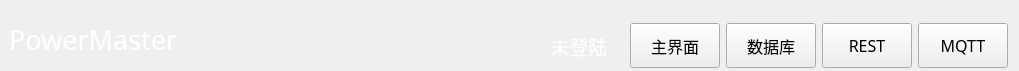
<?xml version="1.0" encoding="UTF-8"?>
<ui version="4.0">
 <class>NavBarWid</class>
 <widget class="QWidget" name="NavBarWid">
  <property name="geometry">
   <rect>
    <x>0</x>
    <y>0</y>
    <width>1019</width>
    <height>71</height>
   </rect>
  </property>
  <property name="windowTitle">
   <string>Form</string>
  </property>
  <layout class="QGridLayout" name="gridLayout">
   <property name="leftMargin">
    <number>9</number>
   </property>
   <property name="topMargin">
    <number>21</number>
   </property>
   <property name="bottomMargin">
    <number>0</number>
   </property>
   <item row="0" column="0">
    <widget class="QLabel" name="label">
     <property name="minimumSize">
      <size>
       <width>0</width>
       <height>50</height>
      </size>
     </property>
     <property name="font">
      <font>
       <family>微软雅黑</family>
       <pointsize>20</pointsize>
      </font>
     </property>
     <property name="styleSheet">
      <string notr="true">color: rgb(255, 255, 255);</string>
     </property>
     <property name="text">
      <string>PowerMaster</string>
     </property>
     <property name="alignment">
      <set>Qt::AlignLeading|Qt::AlignLeft|Qt::AlignTop</set>
     </property>
    </widget>
   </item>
   <item row="0" column="2">
    <widget class="QLabel" name="userLab">
     <property name="minimumSize">
      <size>
       <width>90</width>
       <height>0</height>
      </size>
     </property>
     <property name="font">
      <font>
       <family>微软雅黑</family>
       <pointsize>14</pointsize>
      </font>
     </property>
     <property name="contextMenuPolicy">
      <enum>Qt::PreventContextMenu</enum>
     </property>
     <property name="styleSheet">
      <string notr="true">color: rgb(255, 255, 255);</string>
     </property>
     <property name="text">
      <string>未登陆</string>
     </property>
     <property name="alignment">
      <set>Qt::AlignCenter</set>
     </property>
    </widget>
   </item>
   <item row="0" column="1">
    <spacer name="horizontalSpacer">
     <property name="orientation">
      <enum>Qt::Horizontal</enum>
     </property>
     <property name="sizeHint" stdset="0">
      <size>
       <width>52</width>
       <height>20</height>
      </size>
     </property>
    </spacer>
   </item>
   <item row="0" column="6">
    <widget class="QPushButton" name="loginBtn">
     <property name="minimumSize">
      <size>
       <width>90</width>
       <height>0</height>
      </size>
     </property>
     <property name="maximumSize">
      <size>
       <width>230</width>
       <height>45</height>
      </size>
     </property>
     <property name="font">
      <font>
       <family>微软雅黑</family>
       <pointsize>12</pointsize>
      </font>
     </property>
     <property name="text">
      <string>MQTT</string>
     </property>
    </widget>
   </item>
   <item row="0" column="3">
    <widget class="QPushButton" name="homeBtn">
     <property name="minimumSize">
      <size>
       <width>90</width>
       <height>0</height>
      </size>
     </property>
     <property name="maximumSize">
      <size>
       <width>230</width>
       <height>45</height>
      </size>
     </property>
     <property name="font">
      <font>
       <family>微软雅黑</family>
       <pointsize>12</pointsize>
      </font>
     </property>
     <property name="text">
      <string>主界面</string>
     </property>
    </widget>
   </item>
   <item row="0" column="4">
    <widget class="QPushButton" name="setBtn">
     <property name="minimumSize">
      <size>
       <width>90</width>
       <height>0</height>
      </size>
     </property>
     <property name="maximumSize">
      <size>
       <width>230</width>
       <height>45</height>
      </size>
     </property>
     <property name="font">
      <font>
       <family>微软雅黑</family>
       <pointsize>12</pointsize>
      </font>
     </property>
     <property name="text">
      <string>数据库</string>
     </property>
    </widget>
   </item>
   <item row="0" column="5">
    <widget class="QPushButton" name="logBtn">
     <property name="minimumSize">
      <size>
       <width>90</width>
       <height>0</height>
      </size>
     </property>
     <property name="maximumSize">
      <size>
       <width>230</width>
       <height>45</height>
      </size>
     </property>
     <property name="font">
      <font>
       <family>微软雅黑</family>
       <pointsize>12</pointsize>
      </font>
     </property>
     <property name="text">
      <string>REST</string>
     </property>
    </widget>
   </item>
  </layout>
 </widget>
 <resources/>
 <connections/>
</ui>
